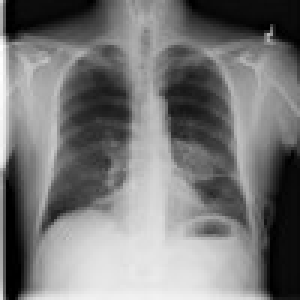
#> input picture python_pneumothorax/pos/00000103_006.jpg, 100 x 100 px (shown 3 times larger); its folder holds 4 pictures in this run
$ python pneumothorax_detection.py
#> lines starting #> are read from the running program, lines starting #| are printed output that depends on the picture; after the words box and inside, x2 and y2 are one past the last pixel; in counts of white or black regions, pixels touching at a corner belong together
import cv2
import numpy as numpy
import glob
from skimage.io import imread
import os
from skimage.transform import rescale, resize, downscale_local_mean
import random

pneumothorax_cascade = cv2.CascadeClassifier('data/pneumothorax-cascade.xml')

count = 1
files = []
res = {"neg-true": 0, "neg-false": 0, "pos-true": 0, "pos-false": 0}
for file in glob.iglob("/home/ebraiz/Documents/python_pneumothorax/opencv_workspace/pos/*.jpg"):
    gray = imread(file)
#> gray is the input picture: shape (100, 100, 3); min 0, max 255, mean 120.2

    flag = False
    pneumothorax = pneumothorax_cascade.detectMultiScale(gray, scaleFactor=2, minNeighbors=1, minSize=(1,1))
#> pneumothorax = [[0, 2, 96, 96]]
    for (x,y,w,h) in pneumothorax:
        flag = True
#> this loop made 1 pass

    s = "pos" if "pos" in file else "neg"
    if flag:
        s = s+"-true"
        res[s] += 1
    else:
        s = s+"-false"
        res[s] += 1

    if s in ("pos-true", "neg-false"):
        files.append(file)
#> pass 2 of the loop `for file in glob.iglob("/home/ebraiz/Documents/python_pneumothorax/ope..`:
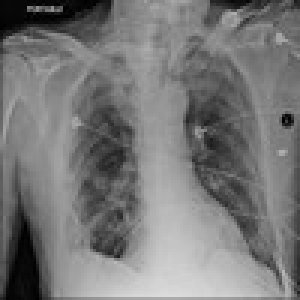
#> input picture python_pneumothorax/pos/00000118_009.jpg, 100 x 100 px (shown 3 times larger)
#> gray is the input picture: shape (100, 100, 3); min 0, max 219, mean 119.9
#> pneumothorax = [[39, 2, 24, 24]]
#> the loop `for (x,y,w,h) in pneumothorax:` made 1 pass

true = res['neg-false'] + res['pos-true']
false = res['neg-true'] + res['pos-false']
total = true+false
print(res)
print("True: ", true)
print("False: ", false)
print("Total: ", total)
print ((true/float(total))*100.0)
random.shuffle(files)

print ("Correct files: ", len(files))
for file in files:
    gray = imread(file)

    pneumothorax = pneumothorax_cascade.detectMultiScale(gray, scaleFactor=2, minNeighbors=1, minSize=(1,1))
    for (x,y,w,h) in pneumothorax:

        font = cv2.FONT_HERSHEY_SIMPLEX
        cv2.putText(gray, 'pneumothorax', (20, 20), font, 0.5, (255,255,0), 2, cv2.LINE_AA)
        cv2.rectangle(gray, (x,y), (x+w, y+h), (255,255,0), 2)
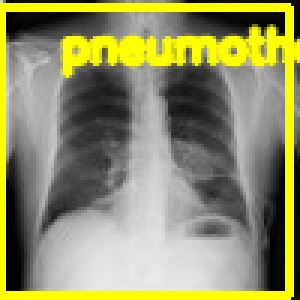
#> gray: shape (100, 100, 3) (shown 3 times larger); 19.31% of pixels changed, all inside (x1, y1, x2, y2) = (0, 1, 100, 100)

    cv2.imshow('img', gray)
    k = cv2.waitKey(500) & 0xff
#> (key Esc is pressed here)
#> pass 2 of the loop `for file in files:`:
#> after the loop `for (x,y,w,h) in pneumothorax:`:
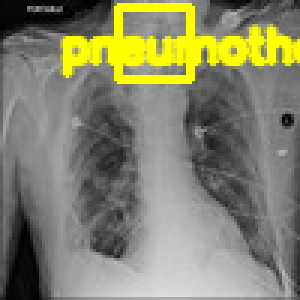
#> gray: shape (100, 100, 3) (shown 3 times larger); 11.34% of pixels changed, all inside (x1, y1, x2, y2) = (20, 1, 100, 28)
#> (key Enter is pressed here)
